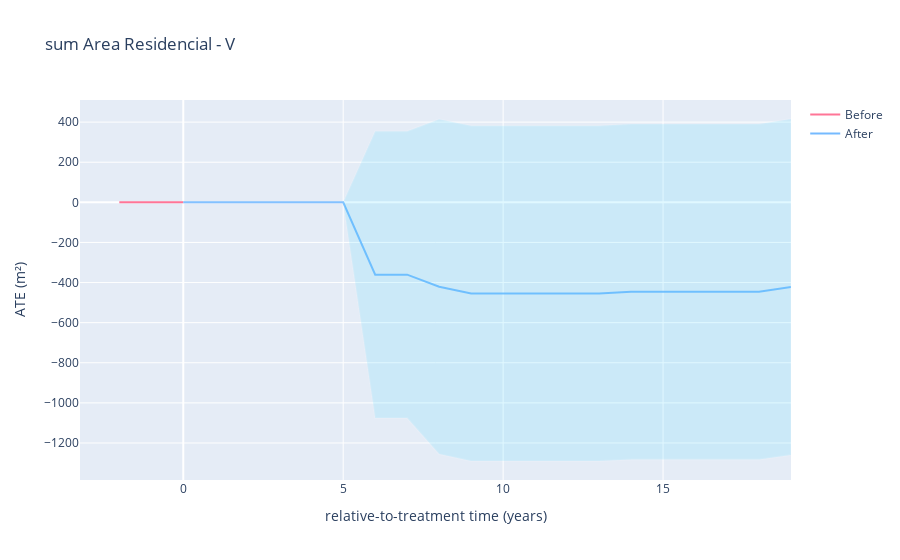
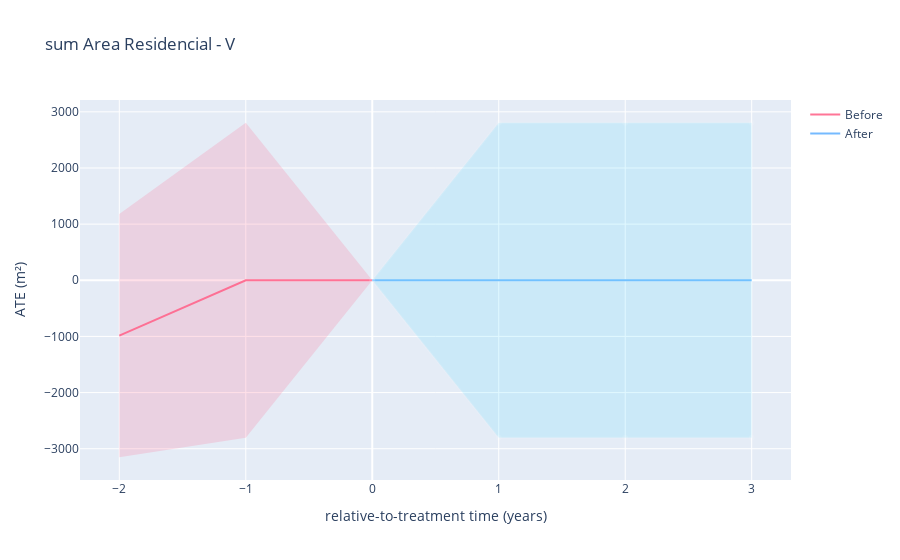
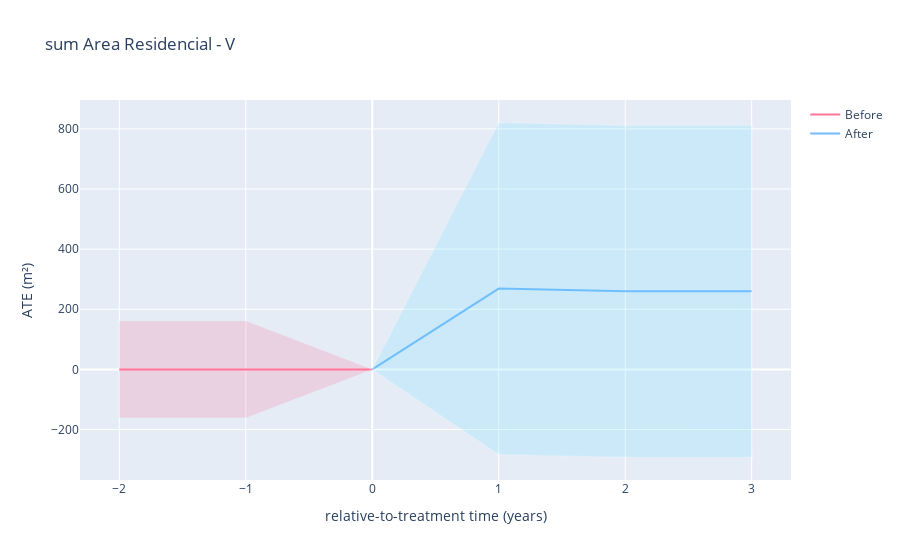
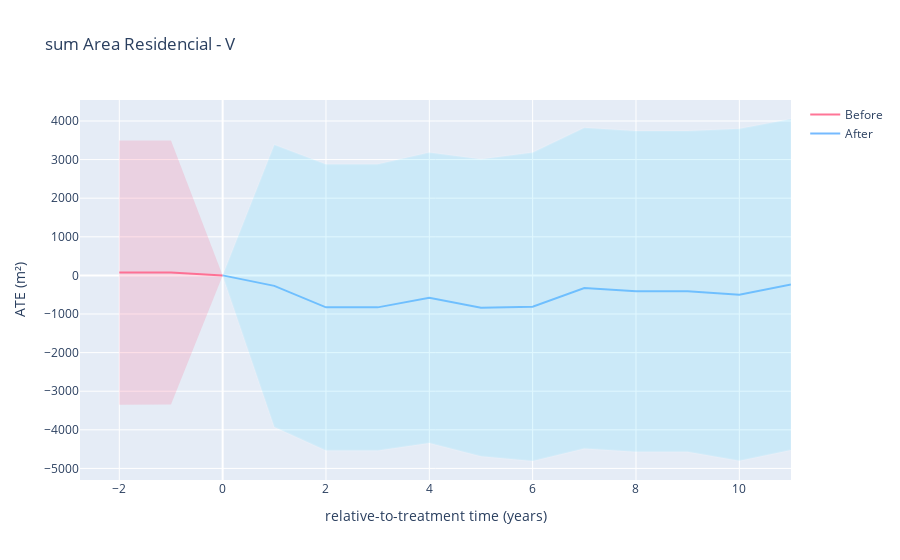

The notebook cell these images were saved under, in order:
### Code cell
for m in df_results_matching_all.Nome.unique()[::-1]:
    print(m)
    df_results_aux = df_results_matching_all[df_results_matching_all.Nome == m]
    lst_aux_ana = []
    for year in range(-2, df_results_aux.delta.max()):
        lst_aux_ana.append(get_ATE(df_results_aux, delta_ref, year, y).assign(year=year))
    df_plot = pd.concat(lst_aux_ana)
    plot_did(df_plot, delta_ref)

### Figure 1 — Plotly figure (JSON) as saved in the notebook; plotly's stock layout.template omitted (floating-point values rounded to 4 significant figures)
{"data": [{"line": {"color": "rgba(255, 102, 140,0.9)"}, "mode": "lines", "name": "Before", "type": "scatter", "x": [-2, -1, 0], "y": [0, 0, 0]}, {"line": {"color": "rgba(102, 179, 255, 0.9)"}, "mode": "lines", "name": "After", "type": "scatter", "x": [0, 1, 2, 3, 4, 5, 6, 7, 8, 9, 10, 11, 12, 13, 14, 15, 16, 17, 18, 19], "y": [0, 0, 0, 0, 0, 0, -360.5, -360.5, -420.8, -454.0, -454.0, -454.0, -454.0, -454.0, -445.9, -445.9, -445.9, -445.9, -445.9, -422.1]}, {"fill": "toself", "fillcolor": "rgba(255, 102, 140,0.2)", "hoverinfo": "skip", "line": {"color": "rgba(255,255,255,0)"}, "showlegend": false, "type": "scatter", "x": [-2, -1, 0, 0, -1, -2], "y": [0, 0, 0, 0, 0, 0]}, {"fill": "toself", "fillcolor": "rgba(102, 217, 255,0.2)", "hoverinfo": "skip", "line": {"color": "rgba(255,255,255,0.1)"}, "showlegend": false, "type": "scatter", "x": [0, 1, 2, 3, 4, 5, 6, 7, 8, 9, 10, 11, 12, 13, 14, 15, 16, 17, 18, 19, 19, 18, 17, 16, 15, 14, 13, 12, 11, 10, 9, 8, 7, 6, 5, 4, 3, 2, 1, 0], "y": [0, 0, 0, 0, 0, 0, 354.4, 354.4, 413.8, 381.8, 381.8, 381.8, 381.8, 381.8, 390.4, 390.4, 390.4, 390.4, 390.4, 415.6, -1260.0, -1282.0, -1282.0, -1282.0, -1282.0, -1282.0, -1290.0, -1290.0, -1290.0, -1290.0, -1290.0, -1255.0, -1075.0, -1075.0, 0, 0, 0, 0, 0, 0]}], "layout": {"autosize": true, "title": {"text": "sum Area Residencial - V"}, "xaxis": {"autorange": true, "range": [-3.186, 19], "title": {"text": "relative-to-treatment time (years)"}, "type": "linear"}, "yaxis": {"autorange": true, "range": [-1385.0, 510.3], "title": {"text": "ATE (m²)"}, "type": "linear"}}}

### Figure 2 — Plotly figure (JSON) as saved in the notebook; plotly's stock layout.template omitted (floating-point values rounded to 4 significant figures)
{"data": [{"line": {"color": "rgba(255, 102, 140,0.9)"}, "mode": "lines", "name": "Before", "type": "scatter", "x": [-2, -1, 0], "y": [-985.5, 1.364e-12, 0]}, {"line": {"color": "rgba(102, 179, 255, 0.9)"}, "mode": "lines", "name": "After", "type": "scatter", "x": [0, 1, 2, 3], "y": [0, -4.547e-13, -4.547e-13, -4.547e-13]}, {"fill": "toself", "fillcolor": "rgba(255, 102, 140,0.2)", "hoverinfo": "skip", "line": {"color": "rgba(255,255,255,0)"}, "showlegend": false, "type": "scatter", "x": [-2, -1, 0, 0, -1, -2], "y": [1181.0, 2806.0, 0, 0, -2806.0, -3152.0]}, {"fill": "toself", "fillcolor": "rgba(102, 217, 255,0.2)", "hoverinfo": "skip", "line": {"color": "rgba(255,255,255,0.1)"}, "showlegend": false, "type": "scatter", "x": [0, 1, 2, 3, 3, 2, 1, 0], "y": [0, 2806.0, 2806.0, 2806.0, -2806.0, -2806.0, -2806.0, 0]}], "layout": {"autosize": true, "title": {"text": "sum Area Residencial - V"}, "xaxis": {"autorange": true, "range": [-2.299, 3.299], "title": {"text": "relative-to-treatment time (years)"}, "type": "linear"}, "yaxis": {"autorange": true, "range": [-3644.0, 3297.0], "title": {"text": "ATE (m²)"}, "type": "linear"}}}

### Figure 3 — Plotly figure (JSON) as saved in the notebook; plotly's stock layout.template omitted (floating-point values rounded to 4 significant figures)
{"data": [{"line": {"color": "rgba(255, 102, 140,0.9)"}, "mode": "lines", "name": "Before", "type": "scatter", "x": [-2, -1, 0], "y": [2.842e-14, 2.842e-14, 0]}, {"line": {"color": "rgba(102, 179, 255, 0.9)"}, "mode": "lines", "name": "After", "type": "scatter", "x": [0, 1, 2, 3], "y": [0, 268.8, 259.8, 259.8]}, {"fill": "toself", "fillcolor": "rgba(255, 102, 140,0.2)", "hoverinfo": "skip", "line": {"color": "rgba(255,255,255,0)"}, "showlegend": false, "type": "scatter", "x": [-2, -1, 0, 0, -1, -2], "y": [161.2, 161.2, 0, 0, -161.2, -161.2]}, {"fill": "toself", "fillcolor": "rgba(102, 217, 255,0.2)", "hoverinfo": "skip", "line": {"color": "rgba(255,255,255,0.1)"}, "showlegend": false, "type": "scatter", "x": [0, 1, 2, 3, 3, 2, 1, 0], "y": [0, 820.4, 811.7, 811.7, -292.1, -292.1, -282.8, 0]}], "layout": {"autosize": true, "title": {"text": "sum Area Residencial - V"}, "xaxis": {"autorange": true, "range": [-2.299, 3.299], "title": {"text": "relative-to-treatment time (years)"}, "type": "linear"}, "yaxis": {"autorange": true, "range": [-383.9, 912.2], "title": {"text": "ATE (m²)"}, "type": "linear"}}}

### Figure 4 — Plotly figure (JSON) as saved in the notebook; plotly's stock layout.template omitted (floating-point values rounded to 4 significant figures)
{"data": [{"line": {"color": "rgba(255, 102, 140,0.9)"}, "mode": "lines", "name": "Before", "type": "scatter", "x": [-2, -1, 0], "y": [71.76, 74.27, 0]}, {"line": {"color": "rgba(102, 179, 255, 0.9)"}, "mode": "lines", "name": "After", "type": "scatter", "x": [0, 1, 2, 3, 4, 5, 6, 7, 8, 9, 10, 11], "y": [0, -270.7, -828.3, -828.3, -579.3, -837.6, -811.6, -329.1, -412.6, -412.6, -502.6, -234.6]}, {"fill": "toself", "fillcolor": "rgba(255, 102, 140,0.2)", "hoverinfo": "skip", "line": {"color": "rgba(255,255,255,0)"}, "showlegend": false, "type": "scatter", "x": [-2, -1, 0, 0, -1, -2], "y": [3494.0, 3496.0, 0, 0, -3347.0, -3350.0]}, {"fill": "toself", "fillcolor": "rgba(102, 217, 255,0.2)", "hoverinfo": "skip", "line": {"color": "rgba(255,255,255,0.1)"}, "showlegend": false, "type": "scatter", "x": [0, 1, 2, 3, 4, 5, 6, 7, 8, 9, 10, 11, 11, 10, 9, 8, 7, 6, 5, 4, 3, 2, 1, 0], "y": [0, 3386.0, 2876.0, 2876.0, 3183.0, 3010.0, 3185.0, 3827.0, 3743.0, 3743.0, 3799.0, 4051.0, -4520.0, -4804.0, -4568.0, -4568.0, -4486.0, -4808.0, -4685.0, -4342.0, -4533.0, -4533.0, -3928.0, 0]}], "layout": {"autosize": true, "title": {"text": "sum Area Residencial - V"}, "xaxis": {"autorange": true, "range": [-2.734, 11], "title": {"text": "relative-to-treatment time (years)"}, "type": "linear"}, "yaxis": {"autorange": true, "range": [-5300.0, 4543.0], "title": {"text": "ATE (m²)"}, "type": "linear"}}}
